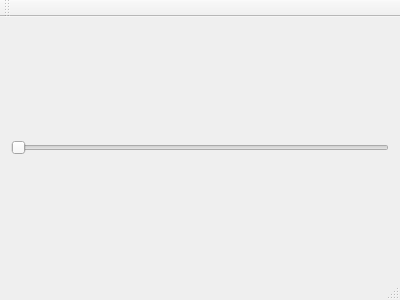
<?xml version="1.0" encoding="UTF-8"?>
<ui version="4.0">
 <class>MainWindow</class>
 <widget class="QMainWindow" name="MainWindow">
  <property name="geometry">
   <rect>
    <x>0</x>
    <y>0</y>
    <width>400</width>
    <height>300</height>
   </rect>
  </property>
  <property name="windowTitle">
   <string>MainWindow</string>
  </property>
  <widget class="QWidget" name="centralWidget">
   <layout class="QGridLayout" name="gridLayout">
    <item row="1" column="0">
     <widget class="QSlider" name="horizontalSlider">
      <property name="orientation">
       <enum>Qt::Horizontal</enum>
      </property>
     </widget>
    </item>
    <item row="2" column="0">
     <layout class="QVBoxLayout" name="verticalLayout"/>
    </item>
   </layout>
  </widget>
  <widget class="QMenuBar" name="menuBar">
   <property name="geometry">
    <rect>
     <x>0</x>
     <y>0</y>
     <width>400</width>
     <height>21</height>
    </rect>
   </property>
  </widget>
  <widget class="QToolBar" name="mainToolBar">
   <attribute name="toolBarArea">
    <enum>TopToolBarArea</enum>
   </attribute>
   <attribute name="toolBarBreak">
    <bool>false</bool>
   </attribute>
  </widget>
  <widget class="QStatusBar" name="statusBar"/>
 </widget>
 <layoutdefault spacing="6" margin="11"/>
 <resources/>
 <connections/>
</ui>
